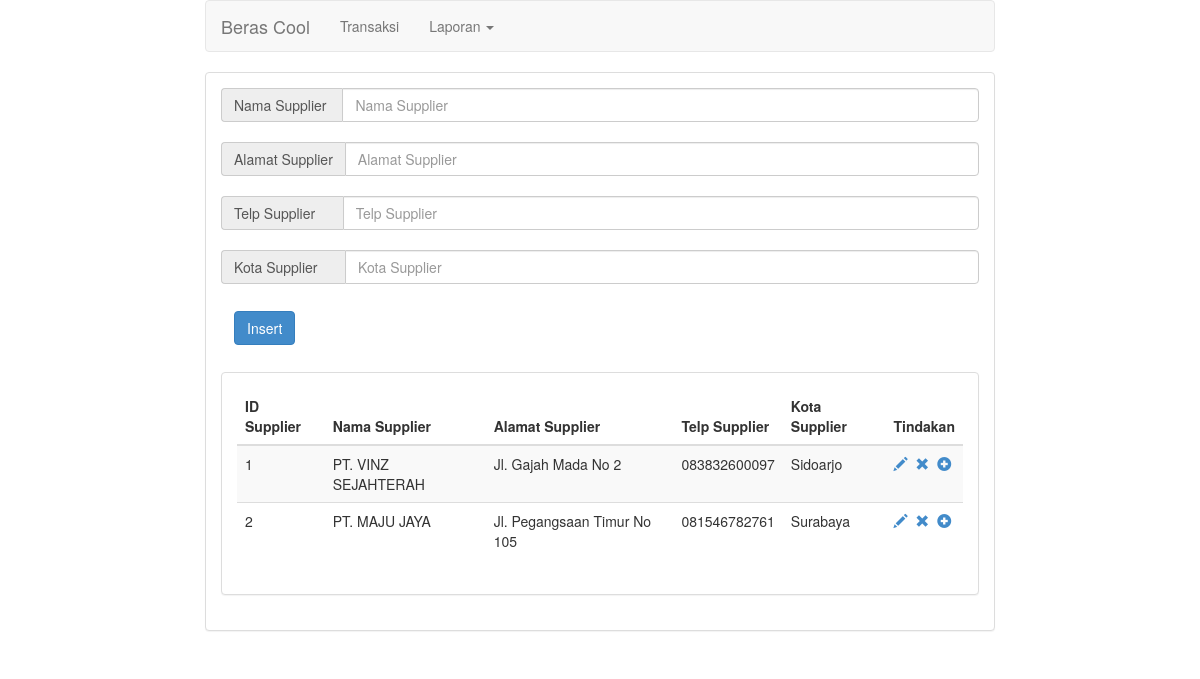
The page /mdetail/index.php on the database its author committed.
### tables this page shows
CREATE TABLE IF NOT EXISTS `supplier` (
  `id_supplier` int(11) NOT NULL AUTO_INCREMENT,
  `nama_supplier` varchar(100) NOT NULL,
  `almt_supplier` varchar(100) NOT NULL,
  `telp_supplier` varchar(13) NOT NULL,
  `kota_supplier` varchar(50) NOT NULL,
  PRIMARY KEY (`id_supplier`)
);

### mdetail/readsupl.php (the view)
<html>
<body>
 <div class="bs-example">
    <table class="table table-striped">
        <thead>
            <tr>
                <th>ID Supplier</th>
                <th>Nama Supplier</th>
                <th>Alamat Supplier</th>
                <th>Telp Supplier</th>
				<th>Kota Supplier</th>
				<th>Tindakan</th>
            </tr>
        </thead>
        <tbody>
		<?php
			$SQL = "SELECT * FROM supplier";
			$result = mysql_query($SQL);
			while ( $db_field = mysql_fetch_assoc($result) ) {
		?>
            <tr>
                <td><?php echo $db_field['id_supplier'] ?></td>
                <td><?php echo $db_field['nama_supplier'] ?></td>
                <td><?php echo $db_field['almt_supplier'] ?></td>
                <td><?php echo $db_field['telp_supplier'] ?></td>
				<td><?php echo $db_field['kota_supplier'] ?></td>
				<td>
					<a href="actioneditsupl.php?action=update&id=<?php echo $db_field['id_supplier']; ?>" ><span class="glyphicon glyphicon-pencil"></span></a>&nbsp;
					<a href="actioneditsupl.php?action=delete&id=<?php echo $db_field['id_supplier']; ?>" ><span class="glyphicon glyphicon-remove"></span></a>&nbsp;
					<a href="actioneditsupl.php?action=tambah&id=<?php echo $db_field['id_supplier']; ?>" ><span class="glyphicon glyphicon-plus-sign"></span></a>
				</td>
            </tr>
		<?php
			}
		?>
        </tbody>
    </table>
</body>
</html>

### rows shown on the page
supplier: id_supplier "1", nama_supplier "PT. VINZ SEJAHTERAH", almt_supplier "Jl. Gajah Mada No 2", telp_supplier "083832600097", kota_supplier "Sidoarjo"
supplier: id_supplier "2", nama_supplier "PT. MAJU JAYA", almt_supplier "Jl. Pegangsaan Timur No 105", telp_supplier "081546782761", kota_supplier "Surabaya"
